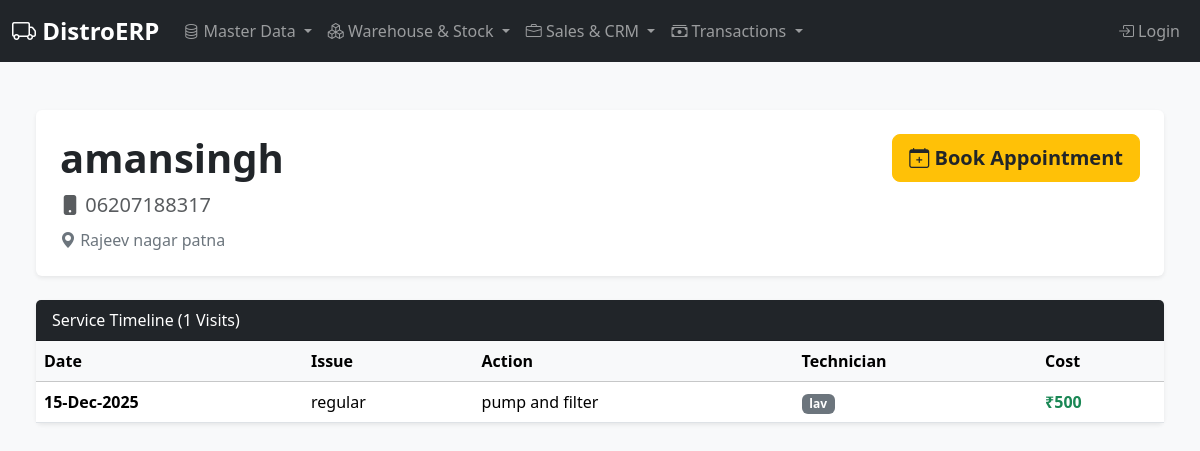
Page /service/history/1 on the earlier database version.
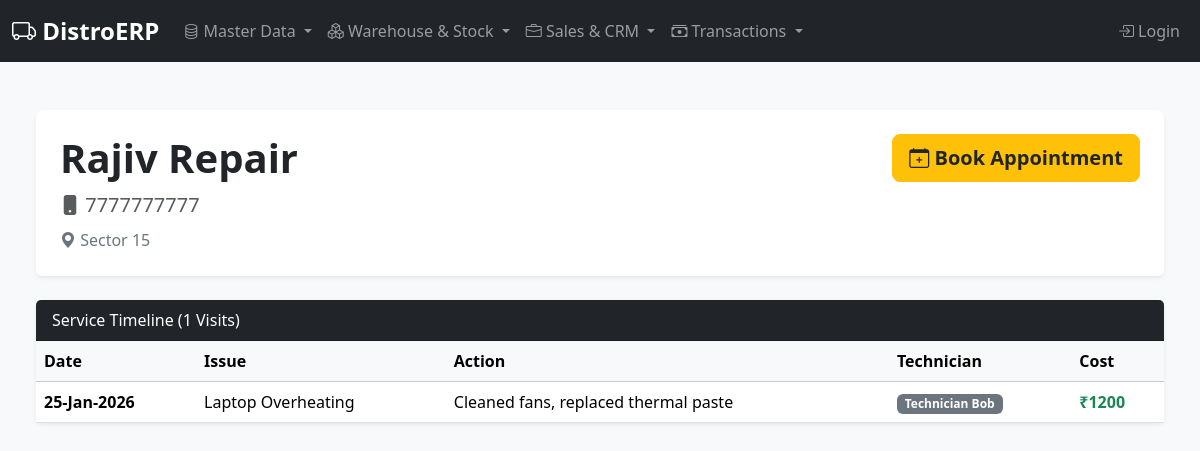
Same page on the later database version.
### erp/models.py (models this page shows, shortened)
class ServiceCustomer(db.Model):
    id = db.Column(db.Integer, primary_key=True)
    name = db.Column(db.String(100), nullable=False)
    phone = db.Column(db.String(20), nullable=False, unique=True)
    address = db.Column(db.Text, nullable=True)
    created_at = db.Column(db.DateTime, default=datetime.utcnow)
    services = db.relationship('ServiceRecord', backref='service_customer', lazy=True, cascade="all, delete-orphan")

class ServiceRecord(db.Model):
    id = db.Column(db.Integer, primary_key=True)
    service_customer_id = db.Column(db.Integer, db.ForeignKey('service_customer.id'), nullable=False)
    service_date = db.Column(db.Date, nullable=False, default=datetime.utcnow)
    serviceman_name = db.Column(db.String(100), nullable=False)
    issue_reported = db.Column(db.Text, nullable=True)
    action_taken = db.Column(db.Text, nullable=True)
    service_charge = db.Column(db.Float, default=0.0)
    parts_cost = db.Column(db.Float, default=0.0)
    total_cost = db.Column(db.Float, default=0.0)
    due_date_6mo = db.Column(db.Date, nullable=True)  # For 6-month checkup
    due_date_1yr = db.Column(db.Date, nullable=True)  # For 1-year renewal

### erp/routes.py (the view)
@bp.route('/service/history/<int:customer_id>')
def customer_service_history(customer_id):
    customer = ServiceCustomer.query.get_or_404(customer_id)
    services = ServiceRecord.query.filter_by(service_customer_id=customer_id).order_by(ServiceRecord.service_date.desc()).all()
    return render_template('service_history.html', customer=customer, services=services)

### erp/templates/service_history.html
{% extends "base.html" %}
{% block content %}
<div class="container-fluid px-4 py-4" style="background-color: #f8f9fa; min-height: 100vh;">
    <div class="card shadow-sm border-0 mb-4">
        <div class="card-body p-4">
            <div class="d-flex justify-content-between align-items-start">
                <div>
                    <h1 class="display-6 fw-bold text-dark">{{ customer.name }}</h1>
                    <div class="fs-5 text-muted mb-2"><i class="bi bi-phone-fill"></i> {{ customer.phone }}</div>
                    <div class="text-secondary"><i class="bi bi-geo-alt-fill"></i> {{ customer.address }}</div>
                </div>
                <div>
                    <a href="{{ url_for('main.book_appointment', customer_id=customer.id) }}" class="btn btn-lg btn-warning text-dark fw-bold">
    <i class="bi bi-calendar-plus"></i> Book Appointment
</a>
                </div>
            </div>
        </div>
    </div>
    <div class="card shadow-sm border-0">
        <div class="card-header bg-dark text-white">
            Service Timeline ({{ services|length }} Visits)
        </div>
        <div class="card-body p-0">
            <table class="table table-hover mb-0 align-middle">
                <thead class="table-light">
                    <tr>
                        <th>Date</th>
                        <th>Issue</th>
                        <th>Action</th>
                        <th>Technician</th>
                        <th>Cost</th>
                    </tr>
                </thead>
                <tbody>
                    {% for service in services %}
                    <tr>
                        <td class="fw-bold">{{ service.service_date.strftime('%d-%b-%Y') }}</td>
                        <td>{{ service.issue_reported }}</td>
                        <td>{{ service.action_taken }}</td>
                        <td><span class="badge bg-secondary">{{ service.serviceman_name }}</span></td>
                        <td class="fw-bold text-success">₹{{ "%.0f"|format(service.total_cost) }}</td>
                    </tr>
                    {% else %}
                    <tr><td colspan="5" class="text-center py-4">No history yet.</td></tr>
                    {% endfor %}
                </tbody>
            </table>
        </div>
    </div>
</div>
{% endblock %}

### erp/templates/base.html (shortened to what this page needs)
<!DOCTYPE html>
<html lang="en">
  <head>
    <link
      href="https://cdn.jsdelivr.net/npm/bootstrap@5.3.2/dist/css/bootstrap.min.css"
      rel="stylesheet"
    />
    <link
      rel="stylesheet"
      href="https://cdn.jsdelivr.net/npm/bootstrap-icons@1.11.1/font/bootstrap-icons.css"
    />
  </head>
  <body>
    <nav class="navbar navbar-expand-lg navbar-dark bg-dark sticky-top">
      <div class="container-fluid">
        <a class="navbar-brand" href="{{ url_for('main.dashboard') }}">
          <i class="bi bi-truck"></i> DistroERP
        </a>
        <div class="collapse navbar-collapse" id="mainNav">
          <ul class="navbar-nav me-auto mb-2 mb-lg-0">
            <li class="nav-item dropdown">
              <a
                class="nav-link dropdown-toggle"
                href="#"
                role="button"
                data-bs-toggle="dropdown"
              >
                <i class="bi bi-database"></i> Master Data
              </a>
            </li>
            <li class="nav-item dropdown">
               <a class="nav-link dropdown-toggle" href="#" role="button" data-bs-toggle="dropdown">
                  <i class="bi bi-boxes"></i> Warehouse & Stock
               </a>
            </li>
            <li class="nav-item dropdown">
               <a class="nav-link dropdown-toggle" href="#" role="button" data-bs-toggle="dropdown">
                  <i class="bi bi-briefcase"></i> Sales & CRM
               </a>
            </li>
            <li class="nav-item dropdown">
              <a
                class="nav-link dropdown-toggle"
                href="#"
                role="button"
                data-bs-toggle="dropdown"
              >
                <i class="bi bi-cash-stack"></i> Transactions
              </a>
            </li>
          </ul>
          <ul class="navbar-nav ms-auto">
            {% if current_user.is_authenticated %}
            <li class="nav-item dropdown">
              <a class="nav-link dropdown-toggle" href="#" role="button" data-bs-toggle="dropdown">
                <i class="bi bi-person-circle"></i> {{ current_user.username }}
                <span class="badge bg-secondary ms-1">{{ current_user.role }}</span>
              </a>
              <ul class="dropdown-menu dropdown-menu-end">
                <li><a class="dropdown-item" href="{{ url_for('main.logout') }}"><i class="bi bi-box-arrow-right"></i> Logout</a></li>
              </ul>
            </li>
            {% else %}
            <li class="nav-item">
              <a class="nav-link" href="{{ url_for('main.login') }}"><i class="bi bi-box-arrow-in-right"></i> Login</a>
            </li>
            {% endif %}
          </ul>
        </div>
      </div>
    </nav>
    <main class="container-fluid mt-4">
       {% block content %}{% endblock %}
    </main>
  </body>
</html>

### erp/templates/base.html (style rules this page uses)
body { background-color: #f8f9fa; }
.navbar-brand { font-weight: bold; font-size: 1.5rem; }
.card { box-shadow: 0 0.125rem 0.25rem rgba(0, 0, 0, 0.075); }

Differences in the rows shown:
removed ServiceRecord: service_date "15-Dec-2025", issue_reported "regular", action_taken "pump and filter", serviceman_name "lav", total_cost "500"
changed ServiceCustomer: name "amansingh" → "Rajiv Repair"; phone "06207188317" → "7777777777"; address "Rajeev nagar patna" → "Sector 15"
added ServiceRecord: service_date "25-Jan-2026", issue_reported "Laptop Overheating", action_taken "Cleaned fans, replaced thermal paste", serviceman_name "Technician Bob", total_cost "1200"
